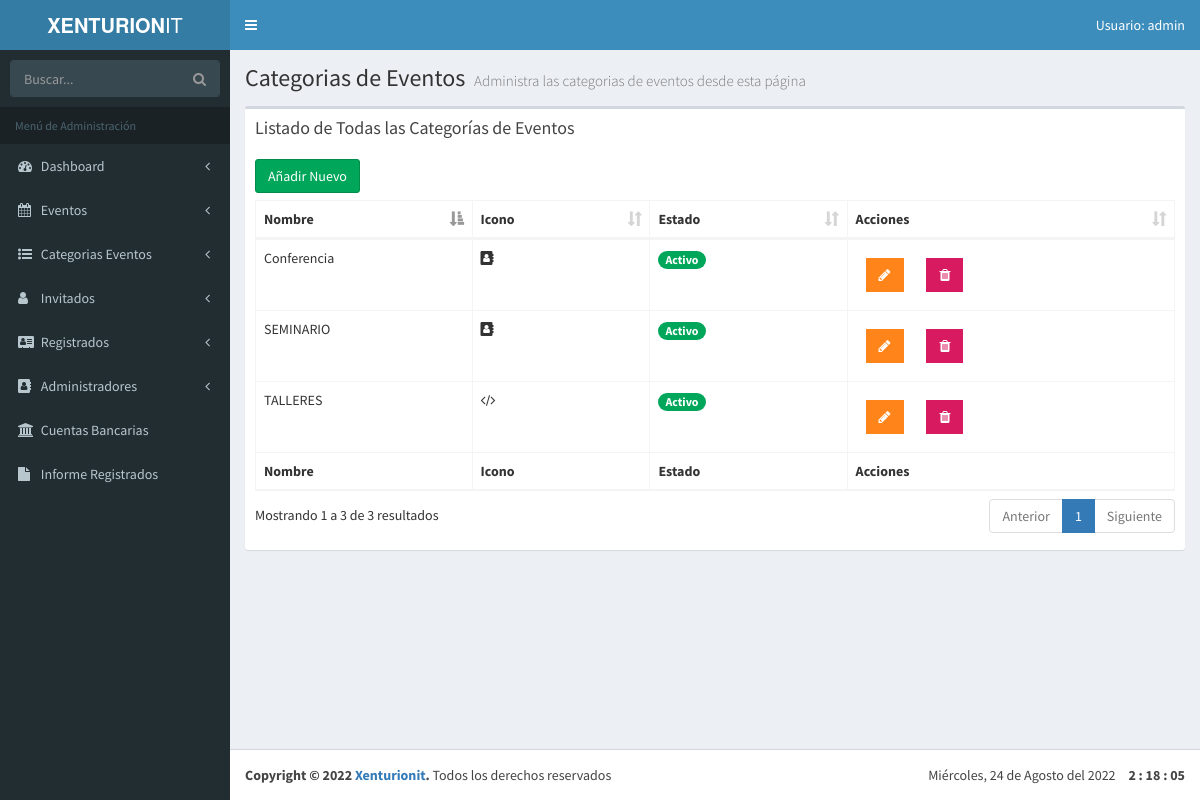
The app's page /admin/lista-categorias.php (signed in) with its own data.
### tables this page shows
CREATE TABLE `categoria_evento` (
  `id_categoria` tinyint(10) NOT NULL AUTO_INCREMENT,
  `cat_evento` varchar(50) NOT NULL,
  `icono` varchar(15) NOT NULL,
  `actualizado` datetime NOT NULL,
  `estado_categoria` tinyint(1) DEFAULT NULL,
  PRIMARY KEY (`id_categoria`)
);

### admin/lista-categorias.php (the view, shortened to what this page needs)
<?php
include_once 'funciones/funciones.php';
include_once 'templates/header.php'; ?>
<body class="hold-transition skin-blue fixed sidebar-mini">
<div class="wrapper">
    <?php include_once 'templates/barra.php'; ?>
    <?php include_once 'templates/navegacion.php'; ?>
  <div class="content-wrapper">
    <section class="content-header">
      <h1>
        Categorias de Eventos
        <small>Administra las categorias de eventos desde esta página</small>
      </h1>
    </section>
    <section class="content">
    <div class="row">
      <div class="col-xs-12">
        <div class="box">
          <div class="box-header">
            <h3 class="box-title">Listado de Todas las Categorías de Eventos</h3>
          </div>
          <div class="box-body">
            <a href="nuevo-categoria.php" class="btn btn-success">Añadir Nuevo</a>
            <table id="registros" class="table table-bordered table-hover">
                <thead>
                        <tr>
                            <th>Nombre</th>
                            <th>Icono</th>
                            <th>Estado</th>
                            <?php if($_SESSION['nivel'] == 1): ?>
                                <th>Acciones</th>
                            <?php endif; ?>
                        </tr>
                </thead>
                <tbody>
                <?php
                  try {
                    $sql = "SELECT * FROM categoria_evento WHERE estado_categoria = 1";
                    $resultado = $conn->query($sql);
                  } catch (Exception $e) {
                    $error = $e->getMessage();
                  }
                  while($categoria = $resultado->fetch_assoc() ) {  ?>
                      <tr>
                              <td>
                                  <?php echo $categoria['cat_evento'];?>
                              </td>
                              <td><i class="fa <?php echo $categoria['icono']; ?>"><i></td>
                              <td>
                                  <?php $estado = $categoria['estado_categoria'];
                                  if($estado == 1):
                                  echo ' ' . '<span class="badge bg-green">Activo</span>';
                                  else:
                                  echo  ' ' . '<span class="badge bg-red">Inactivo</span>';
                                  endif;?>
                              </td>
                      <?php if($_SESSION['nivel'] == 1): ?>
                              <td>
                                  <a href="editar-categoria.php?id=<?php echo $categoria['id_categoria']; ?>" type="button" class="btn bg-orange btn-flat margin"> <i class="fa fa-pencil" aria-hidden="true"></i></a>
                                  <a href="#" data-id="<?php echo $categoria['id_categoria']; ?>" data-tipo="categoria" type="button" class="btn bg-maroon btn-flat margin borrar_registro"><i class="fa fa-trash" aria-hidden="true"></i></a>
                             </td>
                      <?php endif; ?>
                      </tr>
                  <?php } ?>
                </tbody>
                <tfoot>
                      <tr>
                            <th>Nombre</th>
                            <th>Icono</th>
                            <th>Estado</th>
                          <?php if($_SESSION['nivel'] == 1): ?>
                              <th>Acciones</th>
                          <?php endif; ?>
                      </tr>
                </tfoot>
            </table>
          </div>
        </div>
      </div>
    </div>
  </section>
  </div>
<?php
  include_once 'templates/footer.php';
  include_once 'templates/footer-scripts.php';
?>

### records on screen
categoria_evento: cat_evento "SEMINARIO", estado_categoria "Activo"
categoria_evento: cat_evento "Conferencia", estado_categoria "Activo"
categoria_evento: cat_evento "TALLERES", estado_categoria "Activo"

### other values on screen
$usuario "admin"
